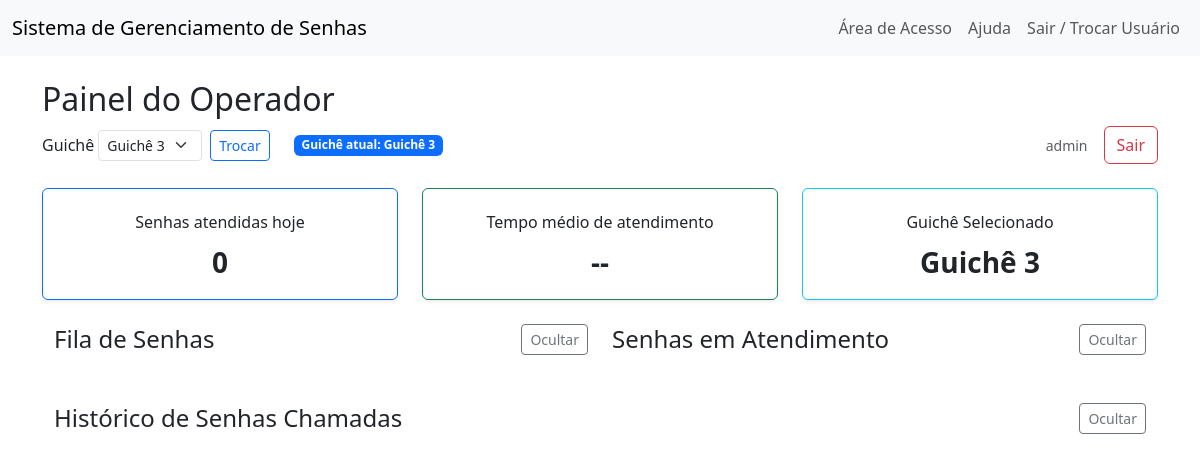
The page /operador/painel (signed in) on the database as committed earlier.
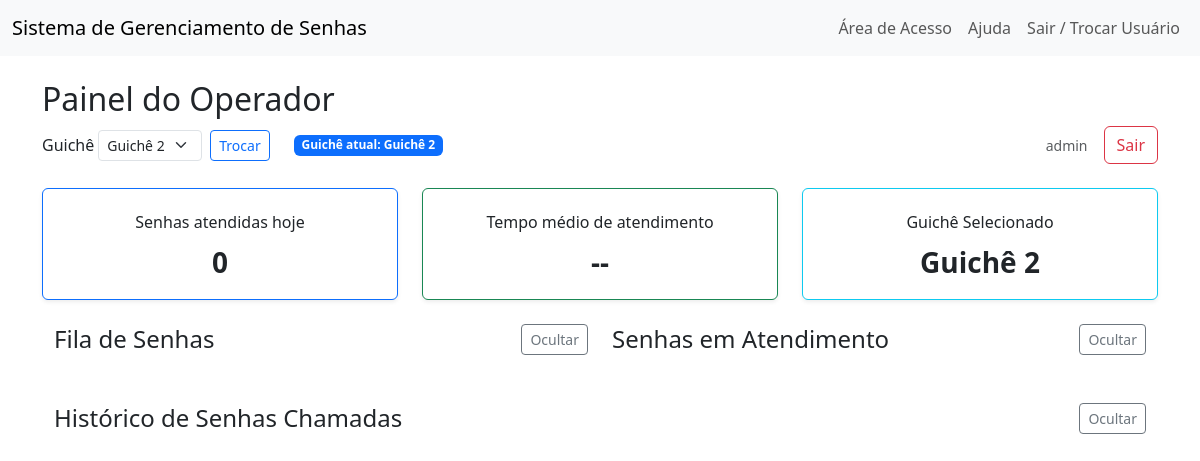
The same page on the database as committed later.
### app/models.py (models this page shows, shortened)
class Usuario(UserMixin, db.Model):
    __tablename__ = 'usuarios'
    id = db.Column(db.Integer, primary_key=True)
    username = db.Column(db.String(80), unique=True, nullable=False)
    password_hash = db.Column(db.String(128), nullable=False)
    is_admin = db.Column(db.Boolean, default=False)
    guiche_id = db.Column(db.Integer, db.ForeignKey('guiches.id'))  # Relacionamento com guichê
    guiche = db.relationship('Guiche')

class Guiche(db.Model):
    __tablename__ = 'guiches'
    id = db.Column(db.Integer, primary_key=True)
    nome = db.Column(db.String(50), unique=True, nullable=False)
    descricao = db.Column(db.String(100))
    ativo = db.Column(db.Boolean, default=True)

### app/routes/operator.py (the view)
@operator_bp.route('/painel')
@login_required
def painel():
    hoje = date.today()
    fila = Senha.query.filter_by(status='aguardando', data_emissao=hoje).order_by(Senha.id).all()
    em_atendimento = Senha.query.filter_by(status='chamando', data_emissao=hoje, operador_id=current_user.id).order_by(Senha.chamada_em.desc()).all()
    historico = Senha.query.filter(Senha.status!='aguardando', Senha.data_emissao==hoje).order_by(Senha.chamada_em.desc()).limit(10).all()
    guiches = Guiche.query.filter_by(ativo=True).all()
    total_atendidas = Senha.query.filter(Senha.operador_id==current_user.id, Senha.status=='finalizado', Senha.data_emissao==hoje).count()
    tempo_medio = db.session.query(func.avg(func.strftime('%s', Senha.chamada_em) - func.strftime('%s', Senha.data_emissao))).filter(Senha.operador_id==current_user.id, Senha.status=='finalizado', Senha.chamada_em!=None, Senha.data_emissao==hoje).scalar()
    if tempo_medio:
        tempo_medio = int(tempo_medio)
    return render_template('operator/painel.html', fila=fila, em_atendimento=em_atendimento, historico=historico, guiches=guiches, total_atendidas=total_atendidas, tempo_medio=tempo_medio)

### app/__init__.py (called while the page is built)
@login_manager.user_loader
def load_user(user_id):
    return Usuario.query.get(int(user_id))

### app/templates/operator/painel.html (shortened to what this page needs)
{% extends 'base.html' %}
{% block content %}
<h2>Painel do Operador</h2>
<div class="d-flex flex-wrap align-items-center justify-content-start mb-4 gap-3">
  <form method="post" action="{{ url_for('operator.set_guiche') }}" class="d-inline-flex align-items-center me-2">
    <label for="guiche_id" class="me-1 mb-0"> Guichê</label>
    <select name="guiche_id" id="guiche_id" class="form-select form-select-sm me-2" style="width:auto;display:inline-block;">
      {% for guiche in guiches %}
        <option value="{{ guiche.id }}" {% if current_user.guiche_id == guiche.id %}selected{% endif %}>{{ guiche.nome }}</option>
      {% endfor %}
    </select>
    <button type="submit" class="btn btn-outline-primary btn-sm">Trocar</button>
  </form>
  <span class="badge bg-primary align-self-center">Guichê atual: {{ current_user.guiche.nome if current_user.guiche else '--' }}</span>
  <span class="ms-auto text-muted small"> {{ current_user.username }}</span>
  <a href="{{ url_for('operator.logout') }}" class="btn btn-outline-danger "> Sair</a>
</div>
<div class="row mb-4">
  <div class="col-12 col-md-4">
    <div class="card text-center shadow-sm border-primary">
      <div class="card-body">
        <h6 class="mt-2">Senhas atendidas hoje</h6>
        <p class="fs-3 fw-bold mb-0">{{ total_atendidas }}</p>
      </div>
    </div>
  </div>
  <div class="col-12 col-md-4">
    <div class="card text-center shadow-sm border-success">
      <div class="card-body">
        <h6 class="mt-2">Tempo médio de atendimento</h6>
        <p class="fs-3 fw-bold mb-0">
          {% if tempo_medio is not none %}
            {{ (tempo_medio // 60) }}m {{ (tempo_medio % 60) }}s
          {% else %}--{% endif %}
        </p>
      </div>
    </div>
  </div>
  <div class="col-12 col-md-4">
    <div class="card text-center shadow-sm border-info">
      <div class="card-body">
        <h6 class="mt-2">Guichê Selecionado</h6>
        <p class="fs-3 fw-bold mb-0">{{ current_user.guiche.nome if current_user.guiche else '--' }}</p>
      </div>
    </div>
  </div>
</div>
<div class="container-fluid flex-grow-1">
  <div class="row g-4">
    <div class="col-12 col-md-6">
      <div class="d-flex justify-content-between align-items-center">
        <h4 class="mb-0">Fila de Senhas</h4>
        <button class="btn btn-sm btn-outline-secondary" data-label-hide="Ocultar" data-label-show="Exibir" onclick="toggleList('fila-list', this)">Ocultar</button>
      </div>
      <div class="overflow-auto" style="max-height: 320px;">
      </div>
    </div>
    <div class="col-12 col-md-6">
      <div class="d-flex justify-content-between align-items-center">
        <h4 class="mb-0">Senhas em Atendimento</h4>
        <button class="btn btn-sm btn-outline-secondary" data-label-hide="Ocultar" data-label-show="Exibir" onclick="toggleList('atend-list', this)">Ocultar</button>
      </div>
      <div class="overflow-auto" style="max-height: 320px;">
      </div>
    </div>
  </div>
  <div class="row mt-4 mb-4">
    <div class="col-12">
      <div class="d-flex justify-content-between align-items-center">
        <h4 class="mb-0">Histórico de Senhas Chamadas</h4>
        <button class="btn btn-sm btn-outline-secondary" data-label-hide="Ocultar" data-label-show="Exibir" onclick="toggleList('hist-list', this)">Ocultar</button>
      </div>
    </div>
  </div>
</div>
{% endblock %}

Rows that differ between the two databases and show on the page:
no longer on this page (row unchanged): Guiche: guiche "Guichê 3"
changed Usuario "admin": guiche_id "Guichê 3" → "Guichê 2"
now on this page (row unchanged): Guiche: guiche "Guichê 2"
